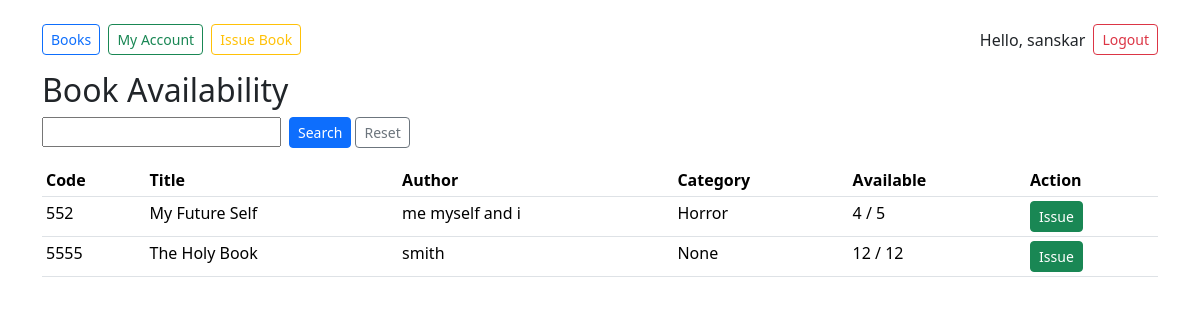
The app's page /books/ (signed in) with its own data.
### library/models.py (models this page shows, shortened)
class Book(models.Model):
    code_no = models.CharField(max_length=50, unique=True)
    title = models.CharField(max_length=255)
    author = models.CharField(max_length=255, blank=True)
    category = models.ForeignKey(Category, on_delete=models.SET_NULL, null=True, blank=True)
    isbn = models.CharField(max_length=40, blank=True)
    total_copies = models.PositiveIntegerField(default=1)
    available_copies = models.PositiveIntegerField(default=1)
    added_on = models.DateField(auto_now_add=True)
    def is_available(self):
        return self.available_copies > 0

class Category(models.Model):
    name = models.CharField(max_length=100)
    class Meta:
        verbose_name_plural = "Categories"
    def __str__(self):
        return self.name

### library/views.py (the view)
# urls.py: path('books/', views.book_availability, name='book_availability'),
@login_required
def book_availability(request):
    form = BookSearchForm(request.GET or None)
    books = Book.objects.all().order_by('title')
    if form.is_valid() and form.cleaned_data.get('q'):
        q = form.cleaned_data['q']
        books = books.filter(title__icontains=q)
    return render(request, 'library/book_availability.html', {'books': books, 'form': form})

### library/forms.py
class BookSearchForm(forms.Form):
    q = forms.CharField(label="Search books (title)", required=False)

### library/templates/library/book_availability.html (shortened to what this page needs)
{% extends "library/base.html" %}
{% block content %}
<h2>Book Availability</h2>
<form method="get" class="mb-3 row g-2">
  <div class="col-auto">
    {{ form.q }}
  </div>
  <div class="col-auto">
    <button class="btn btn-primary btn-sm">Search</button>
    <a class="btn btn-outline-secondary btn-sm" href="{% url 'book_availability' %}">Reset</a>
  </div>
</form>
<table class="table table-sm">
  <thead>
    <tr>
      <th>Code</th>
      <th>Title</th>
      <th>Author</th>
      <th>Category</th>
      <th>Available</th>
      <th>Action</th>
    </tr>
  </thead>
  <tbody>
    {% for b in books %}
      <tr>
        <td>{{ b.code_no }}</td>
        <td>{{ b.title }}</td>
        <td>{{ b.author }}</td>
        <td>{{ b.category }}</td>
        <td>{{ b.available_copies }} / {{ b.total_copies }}</td>
        <td>
          {% if b.is_available %}
            <a class="btn btn-sm btn-success" href="{% url 'issue_book' %}?book={{ b.id }}">Issue</a>
          {% else %}
            <span class="text-muted">Not available</span>
          {% endif %}
        </td>
      </tr>
    {% empty %}
      <tr><td colspan="6">No books found.</td></tr>
    {% endfor %}
  </tbody>
</table>
{% endblock %}

### library/templates/library/base.html (shortened to what this page needs)
<!doctype html>
<html>
<head>
  <link href="https://cdn.jsdelivr.net/npm/bootstrap@5.3.2/dist/css/bootstrap.min.css" rel="stylesheet">
</head>
<body class="container py-4">
  <nav class="mb-3 d-flex align-items-center">
    <div>
      <a class="btn btn-sm btn-outline-primary me-1" href="{% url 'book_availability' %}">Books</a>
      {% if user.is_staff %}
        <a class="btn btn-sm btn-outline-secondary me-1" href="{% url 'admin_home' %}">Admin Dashboard</a>
        <a class="btn btn-sm btn-outline-warning me-1" href="{% url 'issue_book' %}">Issue Book</a>
      {% else %}
        <a class="btn btn-sm btn-outline-success me-1" href="{% url 'user_home' %}">My Account</a>
        <a class="btn btn-sm btn-outline-warning me-1" href="{% url 'issue_book' %}">Issue Book</a>
      {% endif %}
    </div>
    <div class="ms-auto d-flex align-items-center">
      {% if user.is_authenticated %}
        <span class="me-2">Hello, {{ user.username }}</span>
        <form method="post" action="{% url 'logout' %}" style="display:inline;">
          <button type="submit" class="btn btn-sm btn-outline-danger">Logout</button>
        </form>
      {% else %}
        <a class="btn btn-sm btn-outline-primary" href="{% url 'login' %}">Login</a>
      {% endif %}
    </div>
  </nav>
  {% block content %}{% endblock %}
</body>
</html>

### records on screen
Book: code_no "552", title "My Future Self", author "me myself and i", category "Horror", available_copies "4", total_copies "5"
Book: code_no "5555", title "The Holy Book", author "smith", category "None", available_copies "12", total_copies "12"

### other values on screen
{{ user.username }} "sanskar"
